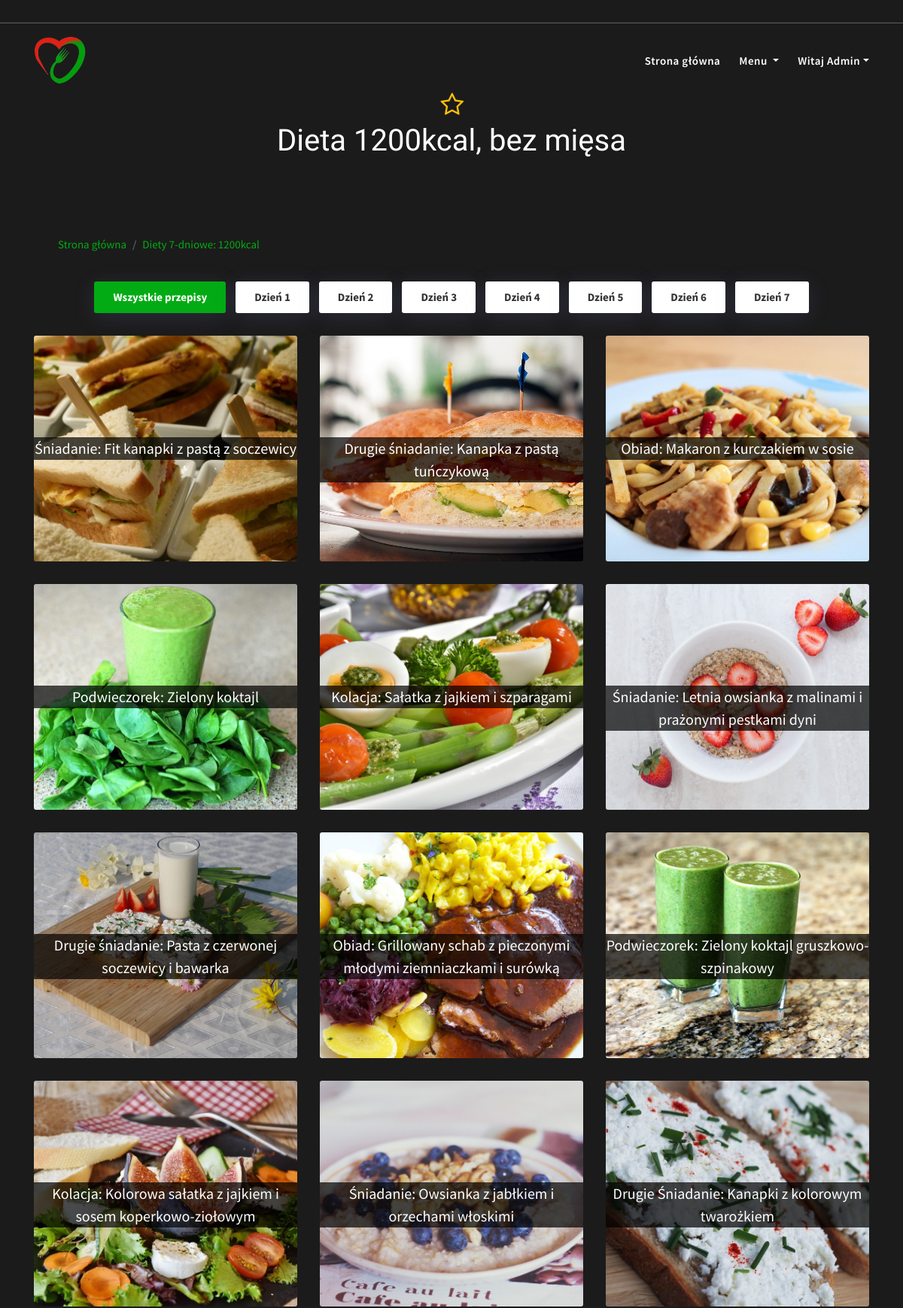
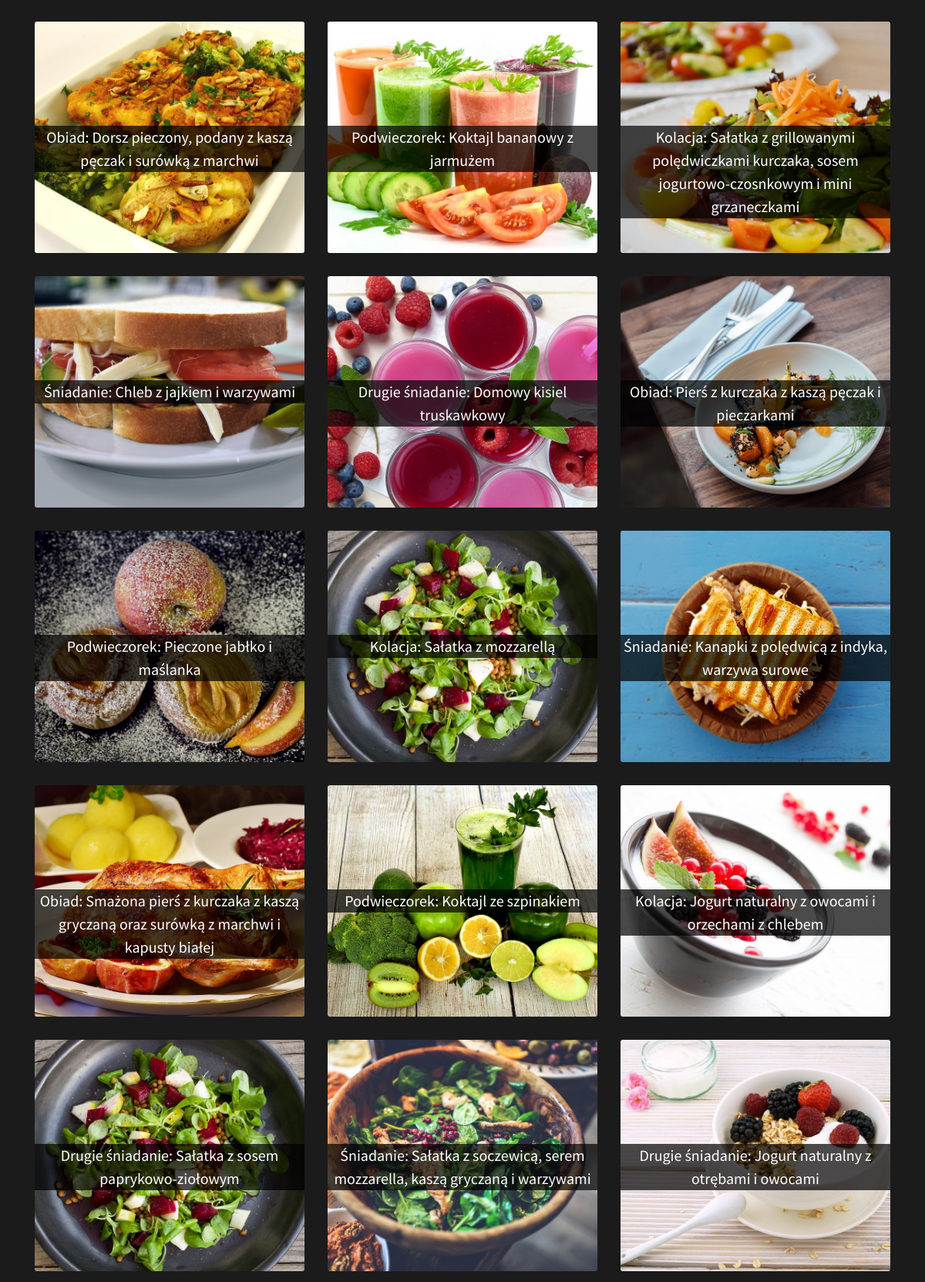
The app's page /2/dieta1200p3.php (signed in, upper part) with its own data (2 pictures, top to bottom).
### tables this page shows
CREATE TABLE `uzytkownicy2` (
  `id` int(11) NOT NULL,
  `imie` varchar(80) NOT NULL,
  `email` varchar(80) NOT NULL,
  `login` varchar(30) NOT NULL,
  `haslo` varchar(80) NOT NULL,
  `rola` varchar(80) NOT NULL,
  `status` varchar(50) DEFAULT NULL,
  `wiek` varchar(3) DEFAULT NULL,
  `wzrost` varchar(3) DEFAULT NULL,
  `waga` varchar(3) DEFAULT NULL,
  `obwod_talii` varchar(3) DEFAULT NULL,
  `bmi` varchar(10) DEFAULT NULL,
  `tluszcz` varchar(10) DEFAULT NULL,
  `kalorie` varchar(10) DEFAULT NULL,
  `dieta` varchar(50) DEFAULT NULL,
  `link` varchar(500) NOT NULL,
  `cel` varchar(500) NOT NULL,
  `aktywnosc` varchar(500) NOT NULL
);

CREATE TABLE `dieta` (
  `id_diety` int(11) NOT NULL,
  `nazwa_diety` varchar(100) NOT NULL,
  `kalorycznosc` int(11) NOT NULL,
  `zdjecie` varchar(50) NOT NULL
);

CREATE TABLE `przepisy2` (
  `id` int(11) NOT NULL,
  `nazwa` varchar(500) NOT NULL,
  `obrazek` text DEFAULT NULL,
  `skladniki` varchar(500) DEFAULT NULL,
  `krok1` varchar(500) DEFAULT NULL,
  `krok2` varchar(500) DEFAULT NULL,
  `krok3` varchar(500) DEFAULT NULL,
  `krok4` varchar(500) DEFAULT NULL,
  `krok5` varchar(500) DEFAULT NULL,
  `krok6` varchar(500) DEFAULT NULL,
  `krok7` varchar(500) DEFAULT NULL,
  `krok8` varchar(500) DEFAULT NULL,
  `krok9` varchar(500) DEFAULT NULL,
  `krok10` varchar(500) DEFAULT NULL,
  `kategoria` varchar(50) DEFAULT NULL,
  `kategoria_ogolna` varchar(50) NOT NULL,
  `dzien` varchar(50) NOT NULL,
  `przepis_nr` int(11) NOT NULL,
  `energia` varchar(50) DEFAULT NULL,
  `tluszcz` varchar(11) DEFAULT NULL,
  `kwasyt` varchar(11) DEFAULT NULL,
  `weglowodany` varchar(11) DEFAULT NULL,
  `cukry` varchar(11) DEFAULT NULL,
  `blonnik` varchar(11) DEFAULT NULL,
  `bialko` varchar(11) DEFAULT NULL,
  `sol` varchar(11) DEFAULT NULL,
  `tluszczg` varchar(50) DEFAULT NULL,
  `kwasytg` varchar(11) DEFAULT NULL,
  `weglowodanyg` varchar(11) DEFAULT NULL,
  `blonnikg` varchar(11) DEFAULT NULL,
  `bialkog` varchar(11) DEFAULT NULL,
  `solg` varchar(11) DEFAULT NULL,
  `cukryg` varchar(11) DEFAULT NULL
);

### 2/dieta1200p3.php (the view, shortened to what this page needs)
<?php
include("db.php");
include("header.php");
include("menu.php");
$conn=mysqli_connect($servername,$username,$password,$dbname);
$sql ="SELECT * FROM dieta,przepisy2 WHERE  przepisy2.przepis_nr = dieta.id_diety AND przepisy2.kategoria_ogolna=dieta.kalorycznosc && przepis_nr='3'";
$result=mysqli_query($conn,$sql);
if(mysqli_num_rows($result)>0 )
{
    while($row=mysqli_fetch_assoc($result))
    {
        $id_diety=$row["id_diety"];
        $nazwa_diety = $row["nazwa_diety"];
}
}
        ?>
<section id="przepisy" class="gallery-area section-padding">
  <?php
      $sql ="SELECT * FROM ulubione_diety WHERE ulubione_diety.dieta_id=$id_diety AND ulubione_diety.login = '".$_SESSION["login"]."'";
        $result=mysqli_query($conn,$sql);
if(mysqli_num_rows($result) == 0) {?>
    <div class="click2">
    <span class="fa fa-star-o"></span>
    </div>
    <?php
}
?>
    <div class="container">
        <div class="row">
            <div class="col-lg-12 col-md-12">
                <div class="section-title">
                    <h1 style="font-family: 'Kaushan Script';"><?php echo $nazwa_diety?></h1>
                </div>
            </div>
            <nav class="navbar">
                <div class="container-fluid">
                    <nav aria-label="breadcrumb">
                        <ol class="breadcrumb" style="background-color: transparent!important;">
                            <li class="breadcrumb-item"><a href="index.php#gotowe">Strona główna</a></li>
                            <li class="breadcrumb-item"><a href="dieta1200.php">Diety 7-dniowe: 1200kcal</a></li>
                        </ol>
                    </nav>
                </div>
            </nav>
        </div>
        <div class="row">
            <div class="col-md-12">
                <div class="gallery-list">
                    <ul class="nav" id="gallery-flters">
                        <li class="filter filter-active" data-filter=".all">Wszystkie przepisy</li>
                        <li class="filter" data-filter=".1">Dzień 1</li>
                         <li class="filter" data-filter=".2">Dzień 2</li>
                         <li class="filter" data-filter=".3">Dzień 3</li>
                         <li class="filter" data-filter=".4">Dzień 4</li>
                         <li class="filter" data-filter=".5">Dzień 5</li>
                         <li class="filter" data-filter=".6">Dzień 6</li>
                         <li class="filter" data-filter=".7">Dzień 7</li>
                    </ul>
                </div>
            </div>
            <div class="gallery-container">
<?php
$sql ="SELECT * FROM dieta,przepisy2 WHERE  przepisy2.przepis_nr = dieta.id_diety AND przepisy2.kategoria_ogolna=dieta.kalorycznosc && przepis_nr='3' && dzien='1' ";
$result=mysqli_query($conn,$sql);
if(mysqli_num_rows($result)>0 )
{
    while($row=mysqli_fetch_assoc($result))
    {
        $nazwa = $row["nazwa"];
        $obrazek = $row["obrazek"];
        $id=$row["id"];
        ?>
               <div class="col-lg-4 col-md-6 gallery-grid-item all 1">
                <div class="gallery-item">
                        <div class="zdjecie" style="background-image: url(zdjecia_dodane/<?php echo $obrazek?>); a hr ">
                          <a href="wyswietlart.php?c=<?php echo $id?>"><h7 class="nazwa text-center"><?php echo $nazwa?></h7></a>
                    </div>
                </div>
      </div>
        <?php
    }
 ?>
      <?php
}
?>
<?php
$sql ="SELECT * FROM dieta,przepisy2 WHERE  przepisy2.przepis_nr = dieta.id_diety AND przepisy2.kategoria_ogolna=dieta.kalorycznosc && przepis_nr='3'  && dzien='2' ";
$result=mysqli_query($conn,$sql);
if(mysqli_num_rows($result)>0 )
{
    while($row=mysqli_fetch_assoc($result))
    {
        $nazwa = $row["nazwa"];
        $obrazek = $row["obrazek"];
        $id=$row["id"];
        ?>
               <div class="col-lg-4 col-md-6 gallery-grid-item all 2">
                 <div class="gallery-item">
                        <div class="zdjecie" style="background-image: url(zdjecia_dodane/<?php echo $obrazek?>); a hr ">
                          <a href="wyswietlart.php?c=<?php echo $id?>"><h7 class="nazwa text-center"><?php echo $nazwa?></h7></a>
                    </div>
                </div>
      </div>
        <?php
    }
 ?>
      <?php
}
?>
<?php
$sql ="SELECT * FROM dieta,przepisy2 WHERE  przepisy2.przepis_nr = dieta.id_diety AND przepisy2.kategoria_ogolna=dieta.kalorycznosc&& przepis_nr='3' && dzien='3' ";
$result=mysqli_query($conn,$sql);
if(mysqli_num_rows($result)>0 )
{
    while($row=mysqli_fetch_assoc($result))
    {
        $nazwa = $row["nazwa"];
        $obrazek = $row["obrazek"];
        $id=$row["id"];
        ?>
               <div class="col-lg-4 col-md-6 gallery-grid-item all 3">
                 <div class="gallery-item">
                        <div class="zdjecie" style="background-image: url(zdjecia_dodane/<?php echo $obrazek?>); a hr ">
                          <a href="wyswietlart.php?c=<?php echo $id?>"><h7 class="nazwa text-center"><?php echo $nazwa?></h7></a>
                    </div>
                </div>
      </div>
        <?php
    }
 ?>
      <?php
}
?>
<?php
$sql ="SELECT * FROM dieta,przepisy2 WHERE  przepisy2.przepis_nr = dieta.id_diety AND przepisy2.kategoria_ogolna=dieta.kalorycznosc && przepis_nr='3' && dzien='4' ";
$result=mysqli_query($conn,$sql);
if(mysqli_num_rows($result)>0 )
{
    while($row=mysqli_fetch_assoc($result))
    {
        $nazwa = $row["nazwa"];
        $obrazek = $row["obrazek"];
        $id=$row["id"];
        ?>
               <div class="col-lg-4 col-md-6 gallery-grid-item all 4">
                 <div class="gallery-item">
                        <div class="zdjecie" style="background-image: url(zdjecia_dodane/<?php echo $obrazek?>); a hr ">
                          <a href="wyswietlart.php?c=<?php echo $id?>"><h7 class="nazwa text-center"><?php echo $nazwa?></h7></a>
                    </div>
                </div>
      </div>
        <?php
    }
 ?>
      <?php
}
?>
<?php
$sql ="SELECT * FROM dieta,przepisy2 WHERE  przepisy2.przepis_nr = dieta.id_diety AND przepisy2.kategoria_ogolna=dieta.kalorycznosc && przepis_nr='3' && dzien='5' ";
$result=mysqli_query($conn,$sql);
if(mysqli_num_rows($result)>0 )
{
    while($row=mysqli_fetch_assoc($result))
    {
        $nazwa = $row["nazwa"];
        $obrazek = $row["obrazek"];
        $id=$row["id"];
        ?>
               <div class="col-lg-4 col-md-6 gallery-grid-item all 5">
                 <div class="gallery-item">
                        <div class="zdjecie" style="background-image: url(zdjecia_dodane/<?php echo $obrazek?>); a hr ">
                          <a href="wyswietlart.php?c=<?php echo $id?>"><h7 class="nazwa text-center"><?php echo $nazwa?></h7></a>
                    </div>
                </div>
      </div>
        <?php
    }
 ?>
      <?php
}
?>
<?php
$sql ="SELECT * FROM dieta,przepisy2 WHERE  przepisy2.przepis_nr = dieta.id_diety AND przepisy2.kategoria_ogolna=dieta.kalorycznosc && przepis_nr='3' && dzien='6' ";
$result=mysqli_query($conn,$sql);
if(mysqli_num_rows($result)>0 )
{
    while($row=mysqli_fetch_assoc($result))
    {
        $nazwa = $row["nazwa"];
        $obrazek = $row["obrazek"];
        $id=$row["id"];
        ?>
               <div class="col-lg-4 col-md-6 gallery-grid-item all 6">
                 <div class="gallery-item">
                        <div class="zdjecie" style="background-image: url(zdjecia_dodane/<?php echo $obrazek?>); a hr ">
                          <a href="wyswietlart.php?c=<?php echo $id?>"><h7 class="nazwa text-center"><?php echo $nazwa?></h7></a>
                    </div>
                </div>
      </div>
        <?php
    }
 ?>
      <?php
}
?>
</section>
<?php
include("footer.php");
?>

### 2/menuadmin.php (shortened to what this page needs)
<header class="header-navber-area">
    <div class="nav-top-bar">
    </div>
    <nav class="navbar navbar-b navbar-trans navbar-expand-lg" id="mainNav">
        <div class="container">
            <a class="navbar-brand js-scroll" href="index.php">
                <img src="assets/logo/logo3.png" class="white-logo" alt="logo" style="width: 70px; height: 65px">
            </a>
            <div class="navbar-collapse collapse justify-content-end" id="navbarDefault">
                <ul class="navbar-nav">
                    <li class="nav-item"><a class="nav-link js-scroll active" href="index.php">Strona główna</a></li>
                    <li class="nav-item dropdown">
                        <a class="nav-link dropdown-toggle" href="#" id="navbarDropdown" role="button" data-toggle="dropdown" aria-haspopup="true" aria-expanded="false">
                            Menu
                        </a>
                    </li>
                    <li class="nav-item dropdown">
                            <a class="nav-link dropdown-toggle" href="#" id="navbarDropdown" role="button" data-toggle="dropdown" aria-haspopup="true" aria-expanded="false">Witaj <?php echo $imie; ?></a>
                        </li>
                </ul>
            </div>
        </div>
    </nav>
</header>

### 2/css/style.css (style rules this page uses)
body { font-family: Arial; color: #212121; Font-size: 0.95em; background-color: #f0f0f0; }

### 2/css/dark-style.css (style rules this page uses)
body { background: #1b1b1b; color: #fff; font-family: 'Source Sans Pro', sans-serif; font-size: 15px; font-weight: normal; line-height: 26px; overflow-x: hidden; margin: 0 auto; padding: 0; -moz-box-sizing: border-box; -ms-box-sizing: border-box; -o-box-sizing: border-box; -webkit-box-sizing: border-box; box-sizing: border-box; }
h1, h2, h3, h4, h5, h6 { margin: 0; font-family: 'Source Sans Pro', sans-serif; font-weight: normal; color: #fff; line-height: 1.5; }
h7 { margin: 0; font-family: 'Source Sans Pro', sans-serif; font-weight: normal; color: #fff; line-height: 1.5; font-size: 20px; }
a { color: #02ab13; text-decoration: none !important; -moz-transition: all 0.5s ease-in-out 0s; -ms-transition: all 0.5s ease-in-out 0s; -o-transition: all 0.5s ease-in-out 0s; -webkit-transition: all 0.5s ease-in-out 0s; transition: all 0.5s ease-in-out 0s; }
img { max-width: 100%; }
dl, ol, ul { padding: 0; margin: 0; list-style: none; }
.section-padding { padding: 100px 0; }
.section-title { text-align: center; margin-bottom: 75px; }
.header-navber-area { position: absolute; top: 0; left: 0; width: 100%; height: auto; z-index: 999; background: transparent; }
.header-navber-area .nav-top-bar { background: transparent; border-bottom: 1px solid rgba(255, 255, 255, 0.3); padding-top: 15px; padding-bottom: 15px; }
.navbar-b { transition: all .5s ease-in-out; background-color: transparent; padding-top: 12px; padding-bottom: 12px; }
.navbar-b.navbar-trans .nav-item, .navbar-b.navbar-reduce .nav-item { position: relative; padding-right: 0px; padding-left: 10px; }
.navbar-b.navbar-trans .nav-link, .navbar-b.navbar-reduce .nav-link { color: #fff; font-weight: 600; font-size: 15px; letter-spacing: 0.5px; padding-right: 0; padding-left: 15px; font-family: 'Source Sans Pro', sans-serif; }
.navbar-b.navbar-trans .show > .nav-link, .navbar-b.navbar-trans .active > .nav-link, .navbar-b.navbar-trans .nav-link.show, .navbar-b.navbar-trans .nav-link.active { color: #fff; }
.navbar-b .navbar-brand { color: #fff; font-size: 1.6rem; font-weight: 700; }
.gallery-area { position: relative; }
.gallery-area .gallery-list { text-align: center; }
.gallery-area .gallery-list .nav { display: inline-block; margin: 0; position: relative; }
.gallery-area .gallery-list .nav li { display: inline-block; font-size: 15px; font-weight: 700; margin: 0 5px; padding: 8px 25px; color: #333; background-color: #fff; cursor: pointer; border-radius: 3px; -webkit-box-shadow: 0px 5px 30px 0px rgba(148, 146, 245, 0.15); box-shadow: 0px 5px 30px 0px rgba(148, 146, 245, 0.15); transition: all 0.4s ease 0s; -moz-transition: all 0.5s ease-in-out 0s; -ms-transition: all 0.5s ease-in-out 0s; -o-transition: all 0.5s ease-in-out 0s; -webkit-transition: all 0.5s ease-in-out 0s; transition: all 0.5s ease-in-out 0s; }
.gallery-area .gallery-list .nav li:hover, .gallery-area .gallery-list .nav li.filter-active { color: #fff; background-color: #02ab13; -moz-transition: all 0.5s ease-in-out 0s; -ms-transition: all 0.5s ease-in-out 0s; -o-transition: all 0.5s ease-in-out 0s; -webkit-transition: all 0.5s ease-in-out 0s; transition: all 0.5s ease-in-out 0s; }
.gallery-area .gallery-container { display: inline-block; width: 100%; }
.gallery-area .gallery-grid-item { overflow: hidden; }
.gallery-item { position: relative; display: block; overflow: hidden; border-radius: 3px; margin-top: 30px; }
ul { list-style-type: none; }
.click2 { font-size: 33px; color:#ffc107; width: 37px; height: 37px; margin: 0 auto; margin-top: 20px; position: relative; cursor: pointer; }
.click2 span { margin-left: 4px; margin-top: 3px; z-index: 999; position: absolute; }
* { transition: all .32s ease; }
.zdjecie { background-size: cover; height: 250px; background-position: center; background-repeat: no-repeat; height: 300px!important; }
.nazwa { position: absolute; top: 45%; left: 0; width: 100%; background-color: rgba(0, 0, 0, 0.7); }

### records on screen
uzytkownicy2: imie "Admin"
dieta: nazwa_diety "Dieta 1200kcal, bez mięsa", przepisy2.obrazek (picture), przepisy2.nazwa "Śniadanie: Fit kanapki z pastą z soczewicy", przepisy2.nazwa "Drugie śniadanie: Kanapka z pastą tuńczykową", przepisy2.nazwa "Obiad: Makaron z kurczakiem w sosie", przepisy2.nazwa "Podwieczorek: Zielony koktajl", przepisy2.nazwa "Kolacja: Sałatka z jajkiem i szparagami", przepisy2.nazwa "Śniadanie: Letnia owsianka z malinami i prażonymi pestkami dyni", przepisy2.nazwa "Drugie śniadanie: Pasta z czerwonej soczewicy i bawarka", przepisy2.nazwa "Obiad: Grillowany schab z pieczonymi młodymi ziemniaczkami i surówką", przepisy2.nazwa "Podwieczorek: Zielony koktajl gruszkowo-szpinakowy", przepisy2.nazwa "Kolacja: Kolorowa sałatka z jajkiem i sosem koperkowo-ziołowym", przepisy2.nazwa "Śniadanie: Owsianka z jabłkiem i orzechami włoskimi", przepisy2.nazwa "Drugie Śniadanie: Kanapki z kolorowym twarożkiem", przepisy2.nazwa "Obiad: Dorsz pieczony, podany z kaszą pęczak i surówką z marchwi", przepisy2.nazwa "Podwieczorek: Koktajl bananowy z jarmużem", przepisy2.nazwa "Kolacja: Sałatka z grillowanymi polędwiczkami kurczaka, sosem jogurtowo-czosnkowym i mini grzaneczkami", przepisy2.nazwa "Śniadanie: Chleb z jajkiem i warzywami", przepisy2.nazwa "Drugie śniadanie: Domowy kisiel truskawkowy", przepisy2.nazwa "Obiad: Pierś z kurczaka z kaszą pęczak i pieczarkami", przepisy2.nazwa "Podwieczorek: Pieczone jabłko i maślanka", przepisy2.nazwa "Kolacja: Sałatka z mozzarellą", przepisy2.nazwa "Śniadanie: Kanapki z polędwicą z indyka, warzywa surowe", przepisy2.nazwa "Obiad: Smażona pierś z kurczaka z kaszą gryczaną oraz surówką z marchwi i kapusty białej", przepisy2.nazwa "Podwieczorek: Koktajl ze szpinakiem", przepisy2.nazwa "Kolacja: Jogurt naturalny z owocami i orzechami z chlebem", przepisy2.nazwa "Drugie śniadanie: Sałatka z sosem paprykowo-ziołowym", przepisy2.nazwa "Śniadanie: Sałatka z soczewicą, serem mozzarella, kaszą gryczaną i warzywami", przepisy2.nazwa "Drugie śniadanie: Jogurt naturalny z otrębami i owocami"
